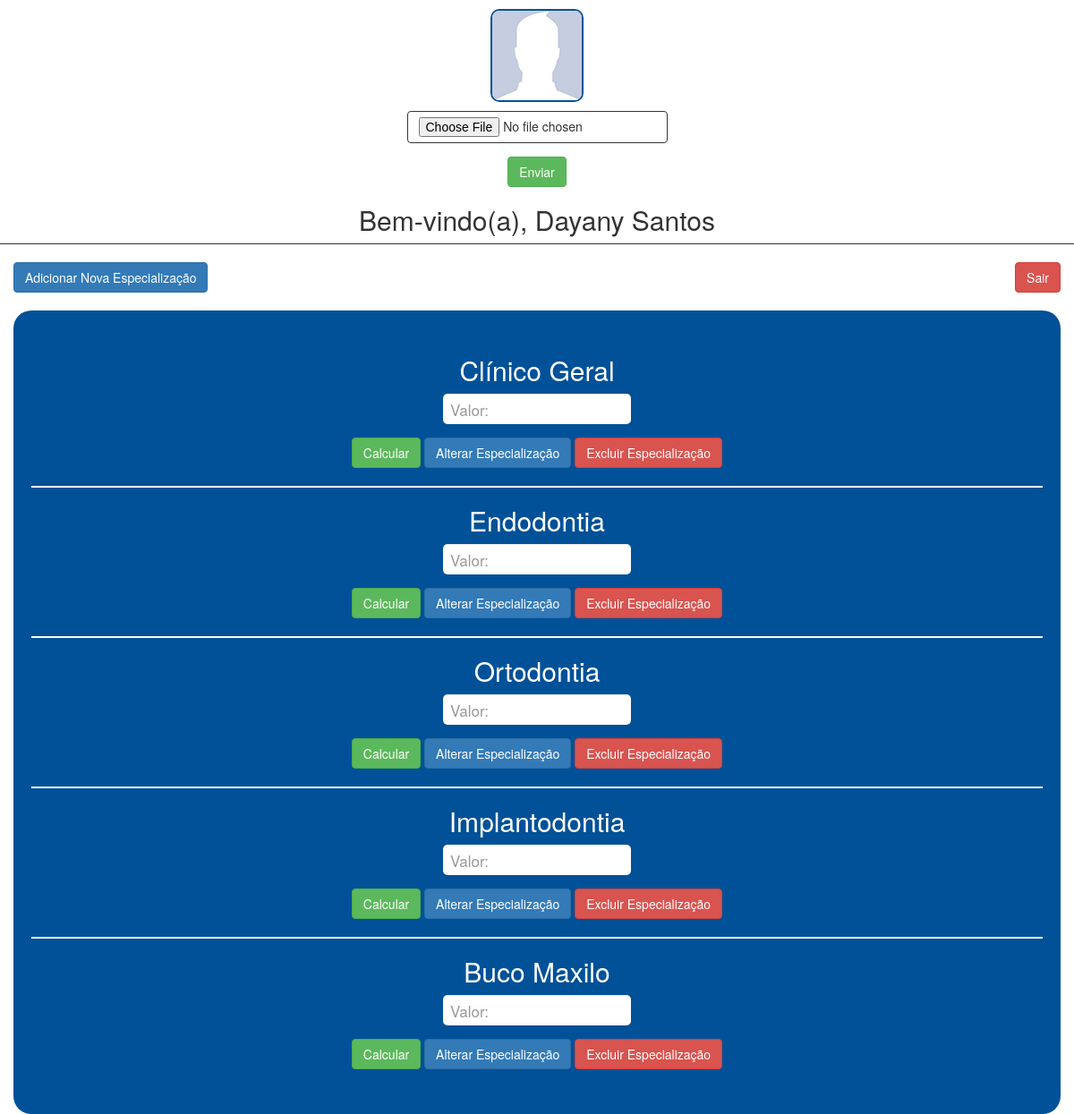
The page /index.php (signed in) on the database as committed earlier.
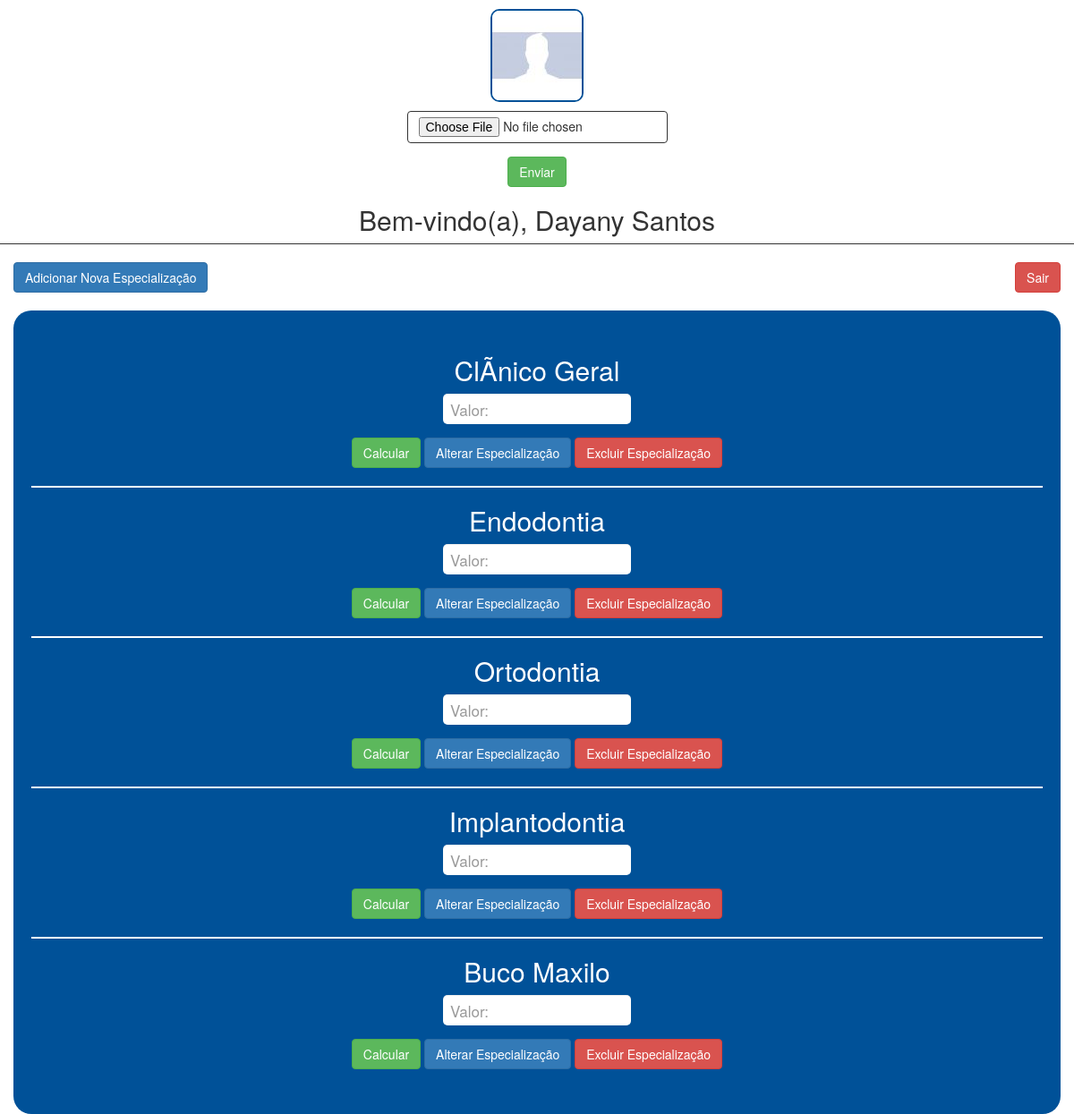
The same page on the database as committed later.
### tables this page shows
CREATE TABLE IF NOT EXISTS `usuarios` (
  `id` int(11) NOT NULL AUTO_INCREMENT,
  `email` varchar(100) NOT NULL,
  `senha` varchar(32) NOT NULL,
  `nome` varchar(100) NOT NULL,
  PRIMARY KEY (`id`)
);

CREATE TABLE IF NOT EXISTS `porcentagem` (
  `id` int(11) NOT NULL AUTO_INCREMENT,
  `nome` varchar(100) NOT NULL,
  `valor` float NOT NULL,
  `id_usuario` int(11) DEFAULT NULL,
  PRIMARY KEY (`id`)
);

CREATE TABLE IF NOT EXISTS `fotos` (
  `id` int(11) NOT NULL AUTO_INCREMENT,
  `id_usuario` int(11) NOT NULL,
  `url` varchar(100) NOT NULL,
  PRIMARY KEY (`id`)
);

### index.php (the view, shortened to what this page needs)
<?php
require 'config.php';
if(isset($_SESSION['id']) && empty($_SESSION['id']) == false) {
	$id = $_SESSION['id'];
} else {
	header("Location: login.php");
}
$sql = "SELECT * FROM usuarios WHERE id = $id";
$sql = $pdo->query($sql);
if($sql->rowCount() > 0) {
	foreach ($sql->fetchAll() as $usuario) {
		$nome = $usuario['nome'];
	}
}
?>
<!DOCTYPE html>
<html>
<head>
	<link rel="stylesheet" type="text/css" href="css/bootstrap.min.css">
	<link rel="stylesheet" type="text/css" href="css/style.css">
</head>
<body>
	<div class="topo">
		<?php
		$sql = "SELECT * FROM fotos WHERE id_usuario = :id_usuario";
		$sql = $pdo->prepare($sql);
		$sql->bindValue(':id_usuario', $_SESSION['id']);
		$sql->execute();
		if($sql->rowCount() > 0) {
			foreach ($sql->fetchAll() as $foto) {
				?>
				<img src="image/<?php echo $foto['url']; ?>">
				<?php
			}
		} else {
			?>
			<img src="image/sem-foto.jpg">
			<?php
		}
		?>
		<form method="POST" enctype="multipart/form-data" action="upload-foto.php">
			<div class="form-group">
				<input type="file" name="foto" class="btn">
			</div>
			<div class="form-group">
				<input type="submit" value="Enviar" class="btn btn-success">
			</div>
		</form>
		<h2>Bem-vindo(a), <?php echo $nome; ?></h2>
	</div>
	<div class="container">
		<div class="row">
			<div class="botoes-topo">
				<a href="adicionar.php" class="btn btn-primary">Adicionar Nova Especialização</a>
				<a href="sair.php" class="btn btn-danger botao-sair">Sair</a>
			</div>
			<div class="area-total">
				<?php
				$sql = "SELECT * FROM porcentagem WHERE id_usuario = :id";
				$sql = $pdo->prepare($sql);
				$sql->bindValue(':id', $id);
				$sql->execute();
				if($sql->rowCount() > 0) {
					foreach ($sql->fetchAll() as $opcao) {
						?>
						<div class="area-especializacao">
							<h2><?php echo $opcao['nome']; ?></h2>
							<div class="form-group">
								<input type="text" class="form-control" id="v<?php echo $opcao['id']; ?>" name="v<?php echo $opcao['id']; ?>" placeholder="Valor:">
							</div>
							<button id="c<?php echo $opcao['id']; ?>" class="btn btn-success calcular">Calcular</button>
							<a href="alterar.php?id=<?php echo $opcao['id']; ?>" class="btn btn-primary botao-alterar">Alterar Especialização</a>
							<a href="excluir.php?id=<?php echo $opcao['id']; ?>" class="btn btn-danger botao-excluir">Excluir Especialização</a>
							<br><br>
						</div>
						<?php
					}
				}
				?>
			</div>
		</div>
	</div>
</body>
</html>

### css/style.css (style rules this page uses)
.topo { text-align: center; border-bottom: 1px solid #333; padding-top: 10px; }
.topo img { border: 2px solid #005198; border-radius: 10px; }
.topo input[type=file] { margin: 10px auto 0; border: 1px solid; }
.container { padding-top: 20px; }
.botoes-topo .botao-sair { float: right; }
.area-total { text-align: center; background-color: #005198; padding: 10px 0 30px; border-radius: 20px; margin-top: 20px; padding: 30px 20px; }
.area-total h2, .area-total h3, .area-total h4, .area-total p { color: #fff; }
.area-total input[type=text] { padding: 5px 8px; border-radius: 5px; font-size: 17px; border: none; }
.area-total .form-control { width: 210px; margin: auto; }
.area-total .area-especializacao { border-bottom: 2px solid #fff; }
.area-total .area-especializacao:last-child { border: none; }

Rows that differ between the two databases and show on the page:
added fotos: url (picture)
changed porcentagem: nome "Clínico Geral" → "ClÃ­nico Geral"
